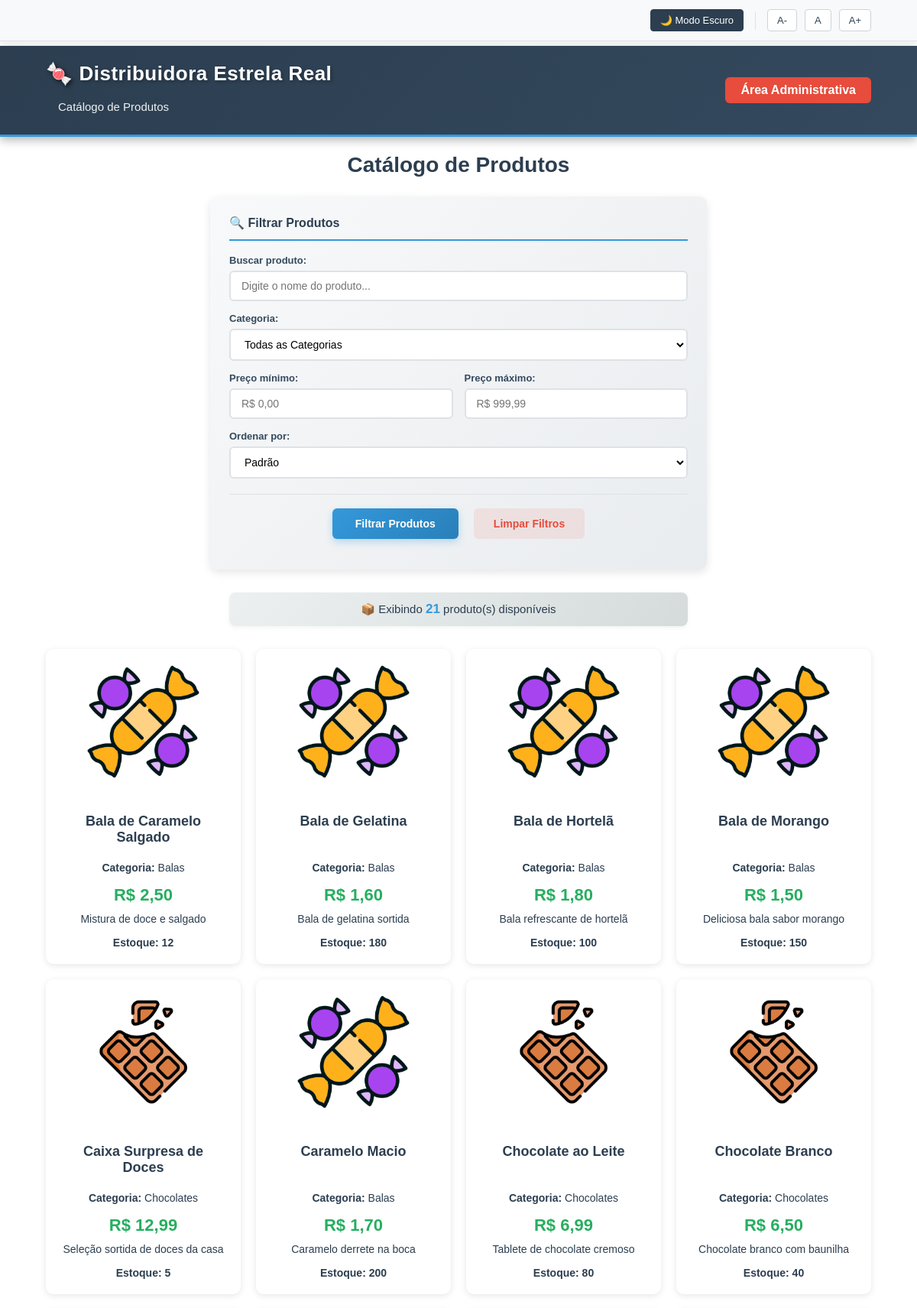
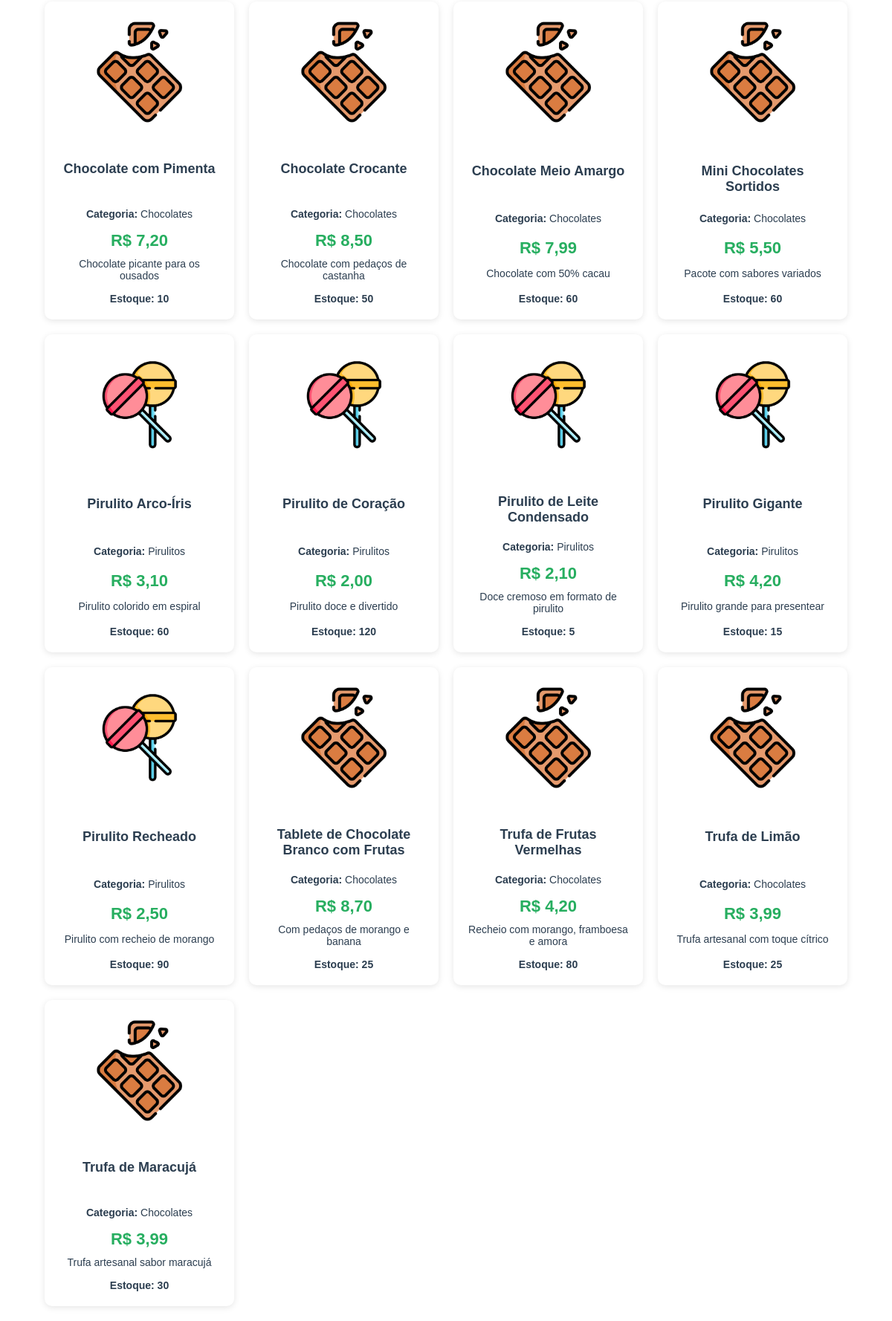
/catalogo.php, run on the app's committed database (2 pictures, top to bottom).
### tables this page shows
CREATE TABLE doces (
    id INT AUTO_INCREMENT PRIMARY KEY,
    nome VARCHAR(255) NOT NULL,
    preco DECIMAL(10, 2) NOT NULL,
    descricao TEXT,
    categoria_id INT,
    imagem VARCHAR(255),
    estoque INT NOT NULL,
    estoque_minimo INT NOT NULL DEFAULT 10,
    FOREIGN KEY (categoria_id) REFERENCES categorias(id)
);

CREATE TABLE categorias (
    id INT AUTO_INCREMENT PRIMARY KEY,
    nome VARCHAR(255) NOT NULL,
    ativo TINYINT(1) NOT NULL DEFAULT 1
);

### public/catalogo.php (the view, shortened to what this page needs)
<?php
include __DIR__ . '/../src/conexao.php';
$condicoes = ["d.estoque > 0"];
$condicaoFinal = implode(' AND ', $condicoes);
$ordem = "d.nome ASC";
$sql = "SELECT d.id, d.nome, c.nome AS categoria, d.preco, d.descricao, d.imagem, d.estoque
        FROM doces d
        LEFT JOIN categorias c ON d.categoria_id = c.id
        WHERE $condicaoFinal
        ORDER BY $ordem";
$stmt = $conn->prepare($sql);
$stmt->execute();
$resultado = $stmt->get_result();
include __DIR__ . '/../src/cabecalho_publico.php';
?>
<div class="conteudo">
    <h1>Catálogo de Produtos</h1>
    <form method="GET" action="catalogo.php" class="catalogo-filter-form">
        <div class="form-row">
            <label for="busca">Buscar produto:</label>
            <input type="text"
                   name="busca"
                   id="busca"
                   placeholder="Digite o nome do produto..."
                   value="<?php echo isset($_GET['busca']) ? htmlspecialchars($_GET['busca']) : ''; ?>">
        </div>
        <div class="form-row">
            <label for="categoria">Categoria:</label>
            <select name="categoria" id="categoria">
                <option value="">Todas as Categorias</option>
            </select>
        </div>
        <div class="form-row linha-horizontal">
            <div>
                <label for="preco_min">Preço mínimo:</label>
                <input type="number"
                       name="preco_min"
                       id="preco_min"
                       step="0.01"
                       placeholder="R$ 0,00"
                       value="<?php echo isset($_GET['preco_min']) ? htmlspecialchars($_GET['preco_min']) : ''; ?>">
            </div>
            <div>
                <label for="preco_max">Preço máximo:</label>
                <input type="number"
                       name="preco_max"
                       id="preco_max"
                       step="0.01"
                       placeholder="R$ 999,99"
                       value="<?php echo isset($_GET['preco_max']) ? htmlspecialchars($_GET['preco_max']) : ''; ?>">
            </div>
        </div>
        <div class="form-row">
            <label for="ordenar">Ordenar por:</label>
            <select name="ordenar" id="ordenar">
                <option value="">Padrão</option>
            </select>
        </div>
        <div class="form-row form-buttons-row">
            <input type="submit" value="Filtrar Produtos">
            <a href="catalogo.php">Limpar Filtros</a>
        </div>
    </form>
    <?php
    $total_produtos = mysqli_num_rows($resultado);
    $tem_filtros = !empty($_GET['busca']) || !empty($_GET['categoria']) || !empty($_GET['preco_min']) || !empty($_GET['preco_max']) || !empty($_GET['ordenar']);
    ?>
    <div class="contador-resultados">
        <?php if ($tem_filtros): ?>
            <p>📦 <strong><?php echo $total_produtos; ?></strong> produto(s) encontrado(s) com os filtros aplicados</p>
        <?php else: ?>
            <p>📦 Exibindo <strong><?php echo $total_produtos; ?></strong> produto(s) disponíveis</p>
        <?php endif; ?>
    </div>
    <div class="produtos">
    <?php if (mysqli_num_rows($resultado) > 0): ?>
        <?php while($produto = mysqli_fetch_assoc($resultado)): ?>
            <div class="produto">
                <?php
                    $caminho_imagem = "assets/imagens/categorias/default.png";
                    if (!empty($produto['imagem'])) {
                        $img_web = "assets/imagens/" . htmlspecialchars($produto['imagem']);
                        if (file_exists(__DIR__ . "/assets/imagens/" . $produto['imagem'])) {
                            $caminho_imagem = $img_web;
                        }
                    } elseif (!empty($produto['categoria'])) {
                        $categoria_slug = strtolower(trim($produto['categoria']));
                        $categoria_slug = str_replace(
                            ['á','à','â','ã','é','è','ê','í','ì','î','ó','ò','ô','õ','ú','ù','û','ç',' '],
                            ['a','a','a','a','e','e','e','i','i','i','o','o','o','o','u','u','u','c','_'],
                            $categoria_slug
                        );
                        $img_cat_web = "assets/imagens/categorias/{$categoria_slug}.png";
                        if (file_exists(__DIR__ . "/assets/imagens/categorias/{$categoria_slug}.png")) {
                            $caminho_imagem = $img_cat_web;
                        }
                    }
                ?>
                <img src="<?php echo $caminho_imagem; ?>" alt="Imagem do Produto">
                <h2><?php echo htmlspecialchars($produto['nome']); ?></h2>
                <p><strong>Categoria:</strong> <?php echo htmlspecialchars($produto['categoria'] ?? 'Sem categoria'); ?></p>
                <p class="preco">R$ <?php echo number_format($produto['preco'], 2, ',', '.'); ?></p>
                 <p><?php echo nl2br(htmlspecialchars(substr($produto['descricao'], 0, 100)) . (strlen($produto['descricao']) > 100 ? '...' : '')); ?></p>
                 <p class="estoque-catalogo"><strong>Estoque:</strong> <?php echo htmlspecialchars($produto['estoque']); ?></p>
                 </div>
        <?php endwhile; ?>
    <?php else: ?>
        <p>Nenhum produto encontrado com os filtros aplicados.</p>
    <?php endif; ?>
    </div>
</div>
<?php include __DIR__ . '/../src/rodape.php'; ?>

### public/assets/css/estilo.css (style rules this page uses)
body { font-family: Arial, sans-serif; background-color: #ffffff; color: #2c3e50; margin: 0; padding-top: 180px; }
h1, h2 { color: #2c3e50; margin-left: 0; text-align: center; font-weight: 700; margin-bottom: 25px; }
h1 { font-size: 28px; margin-top: 20px; }
h2 { font-size: 22px; }
a { color: #2c3e50; text-decoration: none; font-weight: bold; }
input[type="text"], input[type="number"], input[type="email"], input[type="password"], input[type="file"], textarea, select { width: 100%; padding: 10px 14px; border: 2px solid #dee2e6; border-radius: 6px; box-sizing: border-box; margin-top: 0; margin-bottom: 0; font-size: 14px; transition: all 0.3s ease; background-color: #ffffff; }
label { display: block; margin-bottom: 6px; font-weight: 600; color: #34495e; font-size: 13px; }
input[type="submit"], button[type="submit"] { background: linear-gradient(135deg, #3498db 0%, #2980b9 100%); color: white; border: none; padding: 11px 28px; cursor: pointer; border-radius: 6px; font-weight: 600; margin-right: 10px; font-size: 14px; box-shadow: 0 4px 10px rgba(52,152,219,0.3); transition: all 0.3s ease; }
.conteudo { width: 100%; max-width: 100%; margin: 20px auto; padding: 0 5%; box-sizing: border-box; }
form { margin-bottom: 20px; background: linear-gradient(135deg, #f8f9fa 0%, #e9ecef 100%); padding: 25px; border-radius: 10px; box-shadow: 0 4px 12px rgba(0,0,0,0.1); max-width: 600px; margin: 0 auto 20px auto; border: none; }
form .form-row { margin-bottom: 15px; }
form .form-buttons-row { margin-top: 20px; padding-top: 18px; border-top: 1px solid #dee2e6; text-align: center; }
h2 { text-align: center; margin: 30px 0 20px 0; }
.produtos { display: grid; grid-template-columns: repeat(auto-fill, minmax(250px, 1fr)); gap: 20px; padding: 0 5%; }
.produto { background-color: #ffffff; border-radius: 10px; padding: 20px; box-shadow: 0px 2px 8px rgba(0,0,0,0.1); text-align: center; display: flex; flex-direction: column; justify-content: space-between; }
.produto img { width: 100%; height: 150px; object-fit: cover; border-radius: 6px; margin-bottom: 15px; }
.produto h2 { font-size: 18px; margin-bottom: 10px; min-height: 48px; }
.produto p { margin: 5px 0; font-size: 14px; }
.produto .preco { font-size: 22px; font-weight: bold; color: #27ae60; margin-top: 10px; }
.produtos { display: grid; grid-template-columns: repeat(auto-fill, minmax(250px, 1fr)); gap: 20px; padding: 0; margin-bottom: 20px; }
.produto .estoque-catalogo { font-size: 14px; color: #2c3e50; margin-top: 10px; margin-bottom: 0; font-weight: bold; }

### public/assets/css/acessibilidade.css (style rules this page uses)
body { padding-top: 180px; transition: background-color 0.3s ease, color 0.3s ease, padding-top 0.3s ease; }
html { font-size: 16px; }

### data on the page
doces: nome "Bala de Caramelo Salgado", categoria.nome "Balas", preco "2,50", descricao "Mistura de doce e salgado", estoque "12"
doces: nome "Bala de Gelatina", categoria.nome "Balas", preco "1,60", descricao "Bala de gelatina sortida", estoque "180"
doces: nome "Bala de Hortelã", categoria.nome "Balas", preco "1,80", descricao "Bala refrescante de hortelã", estoque "100"
doces: nome "Bala de Morango", categoria.nome "Balas", preco "1,50", descricao "Deliciosa bala sabor morango", estoque "150"
doces: nome "Caixa Surpresa de Doces", categoria.nome "Chocolates", preco "12,99", descricao "Seleção sortida de doces da casa", estoque "5"
doces: nome "Caramelo Macio", categoria.nome "Balas", preco "1,70", descricao "Caramelo derrete na boca", estoque "200"
doces: nome "Chocolate ao Leite", categoria.nome "Chocolates", preco "6,99", descricao "Tablete de chocolate cremoso", estoque "80"
doces: nome "Chocolate Branco", categoria.nome "Chocolates", preco "6,50", descricao "Chocolate branco com baunilha", estoque "40"
doces: nome "Chocolate com Pimenta", categoria.nome "Chocolates", preco "7,20", descricao "Chocolate picante para os ousados", estoque "10"
doces: nome "Chocolate Crocante", categoria.nome "Chocolates", preco "8,50", descricao "Chocolate com pedaços de castanha", estoque "50"
doces: nome "Chocolate Meio Amargo", categoria.nome "Chocolates", preco "7,99", descricao "Chocolate com 50% cacau", estoque "60"
doces: nome "Mini Chocolates Sortidos", categoria.nome "Chocolates", preco "5,50", descricao "Pacote com sabores variados", estoque "60"
doces: nome "Pirulito Arco-Íris", categoria.nome "Pirulitos", preco "3,10", descricao "Pirulito colorido em espiral", estoque "60"
doces: nome "Pirulito de Coração", categoria.nome "Pirulitos", preco "2,00", descricao "Pirulito doce e divertido", estoque "120"
doces: nome "Pirulito de Leite Condensado", categoria.nome "Pirulitos", preco "2,10", descricao "Doce cremoso em formato de pirulito", estoque "5"
doces: nome "Pirulito Gigante", categoria.nome "Pirulitos", preco "4,20", descricao "Pirulito grande para presentear", estoque "15"
doces: nome "Pirulito Recheado", categoria.nome "Pirulitos", preco "2,50", descricao "Pirulito com recheio de morango", estoque "90"
doces: nome "Tablete de Chocolate Branco com Frutas", categoria.nome "Chocolates", preco "8,70", descricao "Com pedaços de morango e banana", estoque "25"
doces: nome "Trufa de Frutas Vermelhas", categoria.nome "Chocolates", preco "4,20", descricao "Recheio com morango, framboesa e amora", estoque "80"
doces: nome "Trufa de Limão", categoria.nome "Chocolates", preco "3,99", descricao "Trufa artesanal com toque cítrico", estoque "25"
doces: nome "Trufa de Maracujá", categoria.nome "Chocolates", preco "3,99", descricao "Trufa artesanal sabor maracujá", estoque "30"

### other printed values
$total_produtos "21"
